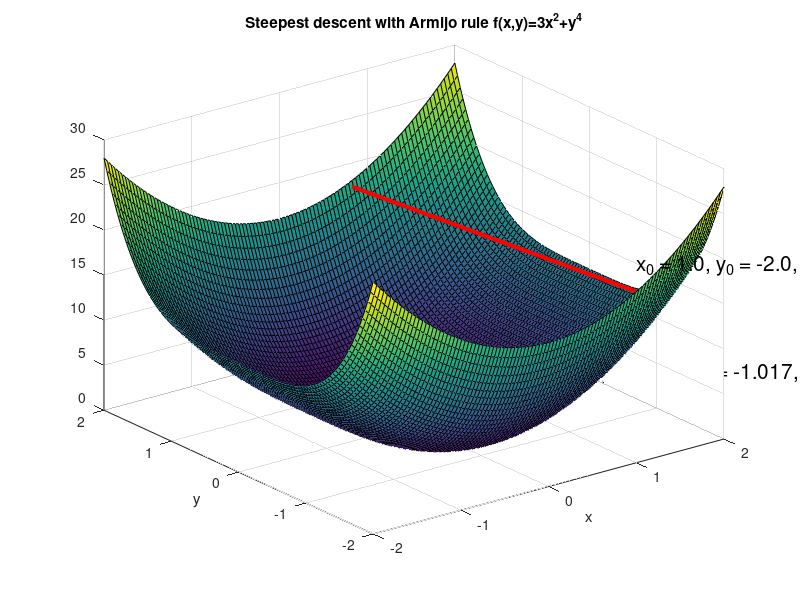

Write the MATLAB code that produced this figure.
F = @(x,y) 3*x.^2 + y.^4;
GF = @(x,y) [6*x ; 4*y.^3];

s = 1;
sigma = 0.1;
beta = 0.1;

x_k = 1.
y_k = -2.

function alpha = armijo(s, sigma, beta, x_k, y_k, F, GF, d, maxit = 10)
	m = 0;
	while m < maxit
		fprintf('Armijo rule beta^m is %5.2f, sigma is %5.2f, s is %4.2f\n',beta^m, sigma, s);
		f1 = F(x_k,y_k);
		f2 = F(x_k+beta^m*s*d(1),y_k+beta^m*s*d(2));
		diff = f1 - f2;
		lower_bound = -sigma*beta^m*s*GF(x_k,y_k)'*d;
		if diff >= lower_bound
			alpha = beta^m * s;
			break
		end
		m += 1;
	end
	alpha = beta^m*s;
end

function x_k1= steepest_descent(x_k, alpha_k, GF_k)
	x_k1 = x_k - alpha_k*GF_k;
end

d_k = -GF(x_k , y_k) / norm(GF(x_k,y_k));
armijo_stepsize = armijo(s, sigma, beta, x_k, y_k, F, GF, d_k);
fprintf('Armijo rule stepsize is %8.3f\n', armijo_stepsize);

out = steepest_descent([x_k,y_k], armijo_stepsize, -d_k);
fprintf('Steepest descent x_{k+1}: %8.3f y_{k+1}: %8.3f\n', out(1), out(2));

x_k1 = out(1);
y_k1 = out(2);
fprintf('Cost : %8.5f\n', F(x_k1,y_k1));

x = linspace(-2,2,100);
y = linspace(-2,2,100);
[X,Y] = meshgrid(x,y); %make the meshgrid
Z = 3*X.^2 + Y.^4;
surf(X,Y,Z);title('Steepest descent with Armijo rule f(x,y)=3x^2+y^4');
xlabel('x');
ylabel('y');
hold on
plot3([x_k,x_k1], [y_k,y_k1], [F(x_k,y_k),F(x_k1,y_k1)], 'r', 'Linewidth' , 3, 'MarkerSize', 2);
plot3(x_k, y_k, F(x_k, y_k), 'b', 'MarkerSize',10);
t = text(1,-2,22,'x_0 = 1.0, y_0 = -2.0, z_0 = 19.0','FontSize',15);
t = text(2,0,0.5,'x_{1} = 0.816, y_{1} = -1.017, z_{1} = 3.066','FontSize',15);
hold off